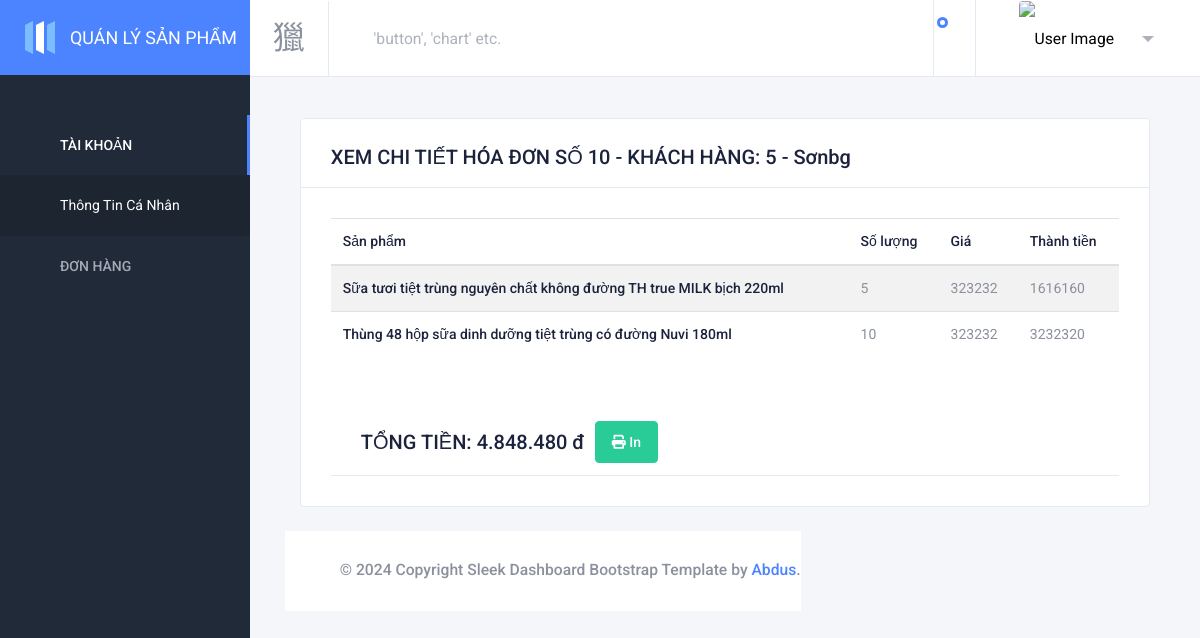
Screenshot of /user/xemchitietHD.php?xemHD=10 with the database file from the repository.
### tables this page shows
CREATE TABLE `hoadon` (
  `MaHD` int(11) NOT NULL,
  `id_user` int(11) NOT NULL,
  `TenKhacHang` varchar(50) NOT NULL,
  `SDT` varchar(50) NOT NULL,
  `Ngay` varchar(50) NOT NULL,
  `id_gg` int(11) NOT NULL
);

CREATE TABLE `chitiet_hd` (
  `MaHD` int(11) NOT NULL,
  `id_product` int(11) NOT NULL,
  `Soluong` int(11) NOT NULL
);

CREATE TABLE `products` (
  `id_product` int(11) NOT NULL,
  `name_product` varchar(255) DEFAULT NULL,
  `image_product1` varchar(255) DEFAULT NULL,
  `image_product2` varchar(255) DEFAULT NULL,
  `image_product3` varchar(255) DEFAULT NULL,
  `price` float DEFAULT NULL,
  `sale` float DEFAULT NULL,
  `des` varchar(1000) DEFAULT NULL,
  `countView` int(11) DEFAULT 0,
  `detail` text DEFAULT NULL,
  `amountProduct` int(11) DEFAULT NULL,
  `id_brand` int(11) DEFAULT NULL,
  `id_productStatus` int(11) DEFAULT NULL,
  `id_sizeProduct` int(11) DEFAULT NULL,
  `id_colorProduct` int(11) DEFAULT NULL
);

### user/xemchitietHD.php (the view, shortened to what this page needs)
<!DOCTYPE html>
<html lang="en" dir="ltr">
<head>
    <link href="https://cdn.materialdesignicons.com/3.0.39/css/materialdesignicons.min.css" rel="stylesheet" />
    <link href="assets/plugins/toaster/toastr.min.css" rel="stylesheet" />
    <link href="assets/plugins/nprogress/nprogress.css" rel="stylesheet" />
    <link href="assets/plugins/flag-icons/css/flag-icon.min.css" rel="stylesheet" />
    <link href="assets/plugins/jvectormap/jquery-jvectormap-2.0.3.css" rel="stylesheet" />
    <link href="assets/plugins/ladda/ladda.min.css" rel="stylesheet" />
    <link href="assets/plugins/select2/css/select2.min.css" rel="stylesheet" />
    <link href="assets/plugins/daterangepicker/daterangepicker.css" rel="stylesheet" />
    <link rel="stylesheet" href="https://cdnjs.cloudflare.com/ajax/libs/font-awesome/6.0.0/css/all.min.css">
    <link id="sleek-css" rel="stylesheet" href="assets/css/sleek.css" />
</head>
<body class="sidebar-fixed sidebar-dark header-light header-fixed" id="body">
    <div class="wrapper">
        <?php include_once './nav.php' ?>
        <div class="page-wrapper">
            <?php include_once './header.php' ?>
            <div class="content-wrapper">
                <div class="content">
                    <div class="row">
                        <div class="col-lg-12">
                            <div class="row">
                                <?php
                                $id = $_GET['xemHD'];
                                $query = "SELECT
    hd.MaHD,
    hd.TenKhacHang,
    hd.id_user,
    ct.id_product,
    ct.Soluong,
    p.name_product,
    p.price,
    (p.price * ct.Soluong) AS tien,
    SUM(p.price * ct.Soluong) OVER (PARTITION BY hd.MaHD) AS tongtien
FROM
    chitiet_hd as ct
    JOIN hoadon as hd ON ct.MaHD = hd.MaHD
    JOIN products as p ON ct.id_product = p.id_product
WHERE hd.MaHD=$id";
                                $stmt = $conn->prepare($query);
                                $stmt->execute();
                                $result = $stmt->get_result();
                                $stmt1 = $conn->prepare($query);
                                $stmt1->execute();
                                $result1 = $stmt1->get_result();
                                $row1 = $result1->fetch_assoc();
                                ?>
                                <div class="col-lg-12">
                                    <div class="card card-default">
                                        <div class="card-header card-header-border-bottom">
                                            <h2>XEM CHI TIẾT HÓA ĐƠN SỐ <?= $_GET['xemHD'] ?> - KHÁCH HÀNG: <?= $row1['id_user'] ?> - <?= $row1['TenKhacHang'] ?> </h2>
                                        </div>
                                        <div class="card-body">
                                            <table class="table table-striped" id="showAllUser">
                                                <thead>
                                                    <tr>
                                                        <th scope="col">Sản phẩm</th>
                                                        <th scope="col">Số lượng</th>
                                                        <th scope="col">Giá</th>
                                                        <th scope="col">Thành tiền</th>
                                                    </tr>
                                                </thead>
                                                <tbody>
                                                    <?php while ($row = $result->fetch_assoc()) { ?>
                                                        <tr>
                                                            <td><?php echo $row['name_product'] ?></td>
                                                            <td><?php echo $row['Soluong'] ?></td>
                                                            <td><?php echo $row['price'] ?></td>
                                                            <td><?php echo $row['tien'] ?></td>
                                                        </tr>
                                                    <?php } ?>
                                                </tbody>
                                            </table>
                                            <div class="card-header border-bottom">
                                                <h2>TỔNG TIỀN: <?= number_format($row1['tongtien'], 0, ',', '.') ?> đ</h2>
                                                <button onclick="printData()" style="margin-left: 10px;" type="button" class="btn btn-success">
                                                    <i class="fas fa-print"></i> In
                                                </button>
                                            </div>
                                        </div>
                                    </div>
                                </div>
                            </div>
                        </div>
                        <footer class="footer mt-auto">
                            <div class="copyright bg-white">
                                <p>
                                    &copy; <span id="copy-year">2019</span> Copyright Sleek Dashboard Bootstrap Template by
                                    <a class="text-primary" href="http://www.iamabdus.com/" target="_blank">Abdus</a>.
                                </p>
                            </div>
                        </footer>
                    </div>
                </div>
            </div>
            <link rel="stylesheet" type="text/css" href="https://cdn.datatables.net/v/bs4/dt-1.10.22/datatables.min.css" />
</body>
</html>

### rows the page displays
hoadon: id_user "5", TenKhacHang "Sơnbg"
chitiet_hd: id_product.name_product "Sữa tươi tiệt trùng nguyên chất không đường TH true MILK bịch 220ml", Soluong "5", id_product.price "323232", tien "1616160"
chitiet_hd: id_product.name_product "Thùng 48 hộp sữa dinh dưỡng tiệt trùng có đường Nuvi 180ml", Soluong "10", id_product.price "323232", tien "3232320"

### other values shown
$_GET['xemHD'] "10"
$row1['tongtien'] "4.848.480"
